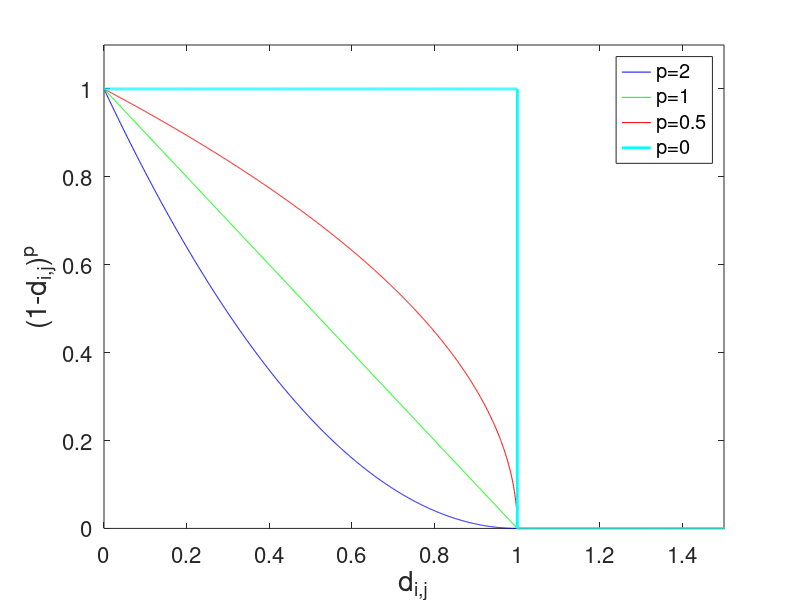

This chart was generated by the following MATLAB code:
%
% Qubist 5: A Global Optimization, Modeling & Visualization Toolbox for MATLAB
%
% Ferret: A Multi-Objective Linkage-Learning Genetic Algorithm
% Locust: A Multi-Objective Particle Swarm Optimizer
% Anvil: A Multi-Objective Simulated Annealing/Genetic Algorithm Hybrid
% SAMOSA: Simple Approach to a Multi-Objective Simplex Algorithm
%
% Copyright 2002-2015. nQube Technical Computing Corp. All rights reserved.
% Author: Jason D. Fiege, Ph.D.
% design.innovate.optimize @ www.nQube.ca
% ============================================================================

function sigmaShare

N=1e3;
x=[linspace(eps,1,N), linspace(1+eps,2,N)];
phi0=calcPhi(x,0);
phi5=calcPhi(x,0.5);
phi1=calcPhi(x,1);
phi2=calcPhi(x,2);
figure(1);
plot(x,phi2,'b', x,phi1,'g', x,phi5,'r', x,phi0,'c', 'LineWidth', 2);
axis([0,1.5,0,1.1]);
set(gca, 'FontSize', 16);
xlabel('d_{i,j}', 'FontSize', 20);
ylabel('(1-d_{i,j})^p', 'FontSize', 20);
legend('p=2', 'p=1', 'p=0.5', 'p=0')

function phi=calcPhi(x,p)
phi=zeros(1,length(x));
index=x<=1;
phi(index)=(1-x(index)).^p;
